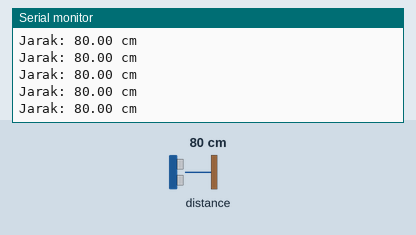
Simulated run of this sketch. Board: ESP32-S3. Parts: the last lines printed to the serial monitor. The test bench sets the inputs (shaded band); at power-on: distance to the obstacle 80 cm.

Above: at 1.2 s.
1.3 s: distance to the obstacle set to 2 cm
At 1.9 s:
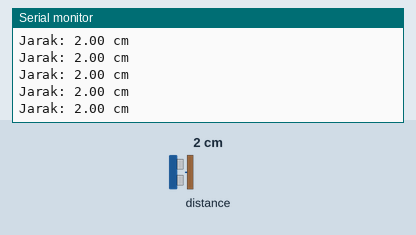
2.8 s: distance to the obstacle set to 4 cm
At 3.5 s:
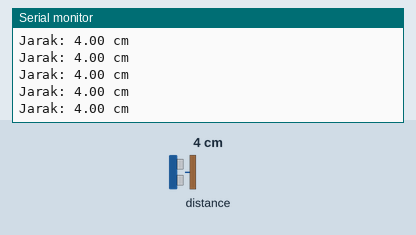
Timing chart, 0 to 5.8 s (numbered marks = the images above; inputs shaded):
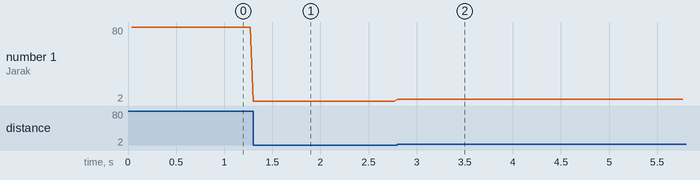

The sketch:

jarak.ino
```cpp
#include <Wire.h>
#include "Adafruit_VL53L1X.h"

// Sesuaikan pin I2C default ESP32-S3 Anda
#define I2C_SDA 8
#define I2C_SCL 9

// Pin XSHUT dan IRQ (Set ke -1 jika Anda tidak menghubungkannya ke ESP32)
#define IRQ_PIN -1
#define XSHUT_PIN -1

Adafruit_VL53L1X vl53 = Adafruit_VL53L1X(XSHUT_PIN, IRQ_PIN);

void setup() {
  Serial.begin(115200);
  while (!Serial) delay(10);

  Serial.println(F("Adafruit VL53L1X sensor demo"));

  // Memulai I2C dengan pin khusus ESP32-S3 Anda
  Wire.begin(I2C_SDA, I2C_SCL);
  Wire.setClock(400000); // Mengatur I2C ke kecepatan tinggi (400 kHz)

  // Inisialisasi sensor
  if (! vl53.begin(0x29, &Wire)) {
    Serial.print(F("Error on init of VL sensor: "));
    Serial.println(vl53.vl_status);
    while (1) delay(10);
  }
  Serial.println(F("VL53L1X sensor OK!"));

  Serial.print(F("Sensor ID: 0x"));
  Serial.println(vl53.sensorID(), HEX);

  // Mulai pengukuran
  if (! vl53.startRanging()) {
    Serial.print(F("Couldn't start ranging: "));
    Serial.println(vl53.vl_status);
    while (1) delay(10);
  }
  Serial.println(F("Ranging started"));

  // Valid timing budgets: 15, 20, 33, 50, 100, 200 and 500ms!
  vl53.setTimingBudget(50);
  Serial.print(F("Timing budget (ms): "));
  Serial.println(vl53.getTimingBudget());
}

void loop() {
  int16_t distance_mm;

  // Cek apakah ada data baru dari sensor
  if (vl53.dataReady()) {

    distance_mm = vl53.distance(); // Membaca jarak dalam milimeter

    if (distance_mm == -1) {
      // Terjadi kesalahan pembacaan
      Serial.print(F("Couldn't get distance: "));
      Serial.println(vl53.vl_status);
      return;
    }

    // Mengubah milimeter ke sentimeter (sesuai kode Anda sebelumnya)
    float distance_cm = distance_mm / 10.0;

    Serial.print(F("Jarak: "));
    Serial.print(distance_cm);
    Serial.println(F(" cm"));

    // Wajib dipanggil! Memberitahu sensor untuk mengambil pembacaan berikutnya
    vl53.clearInterrupt();
  }
}
```

Measured:
- after the input at 1.3 s, the serial monitor: prints a new line at once (image 1)
- after the input at 2.8 s, the serial monitor: prints a new line at once (image 2)
- plotted number 1: 80 → 2 after the input at 1.3 s, 2 → 4 after the input at 2.8 s
